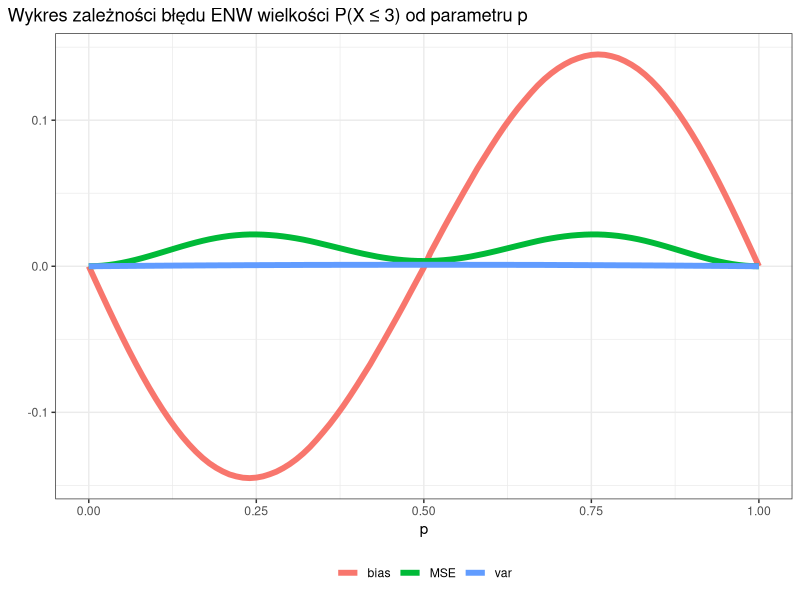
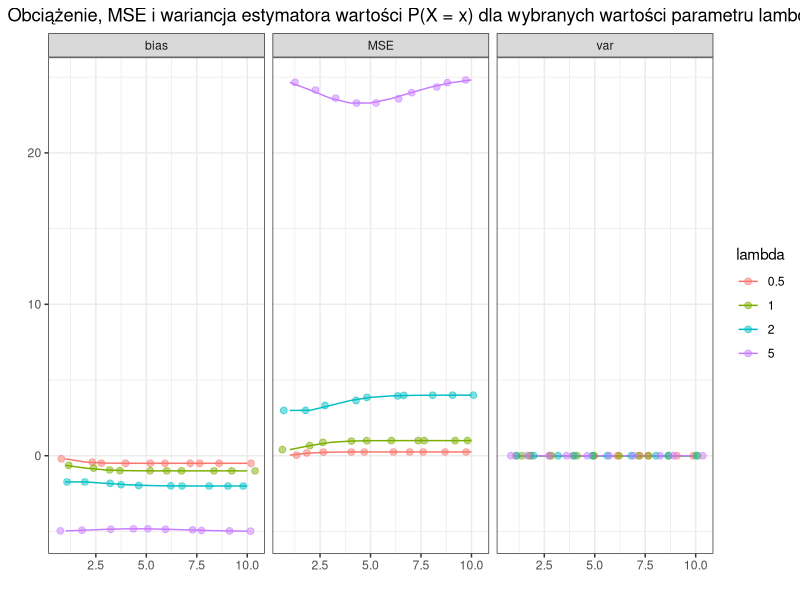
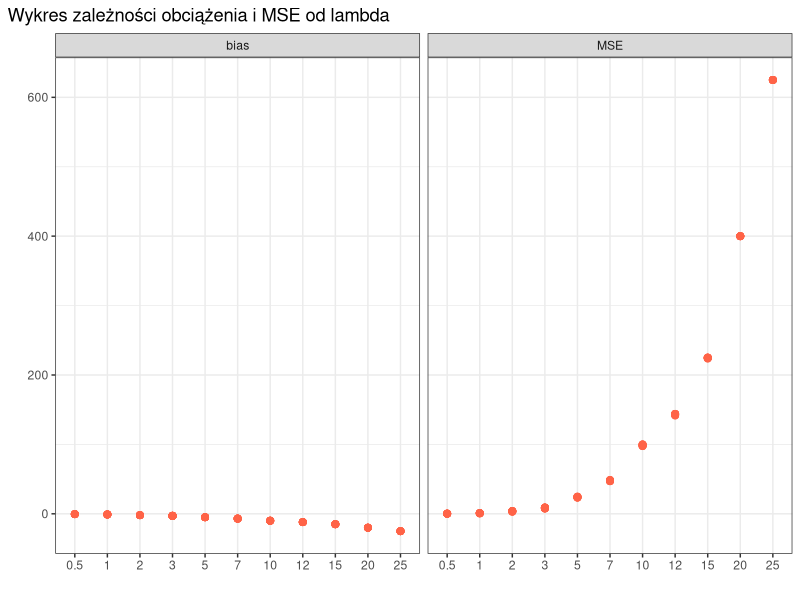
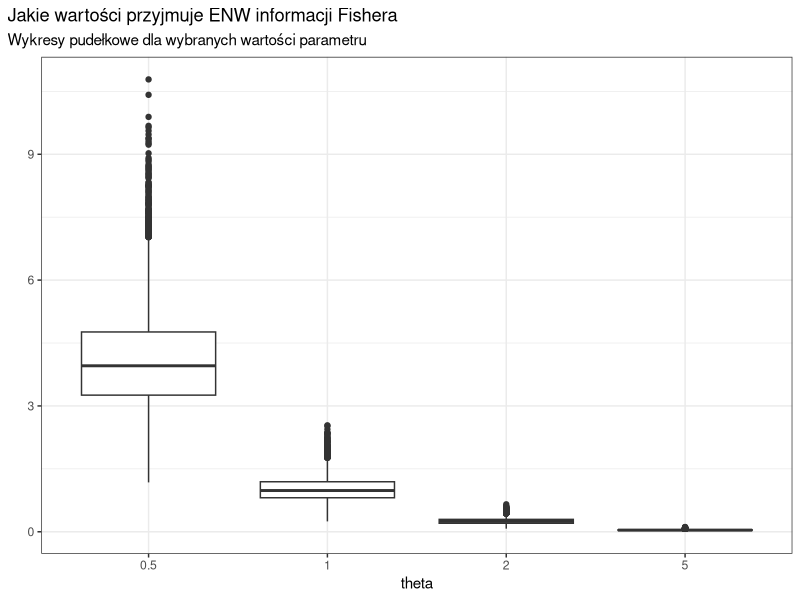
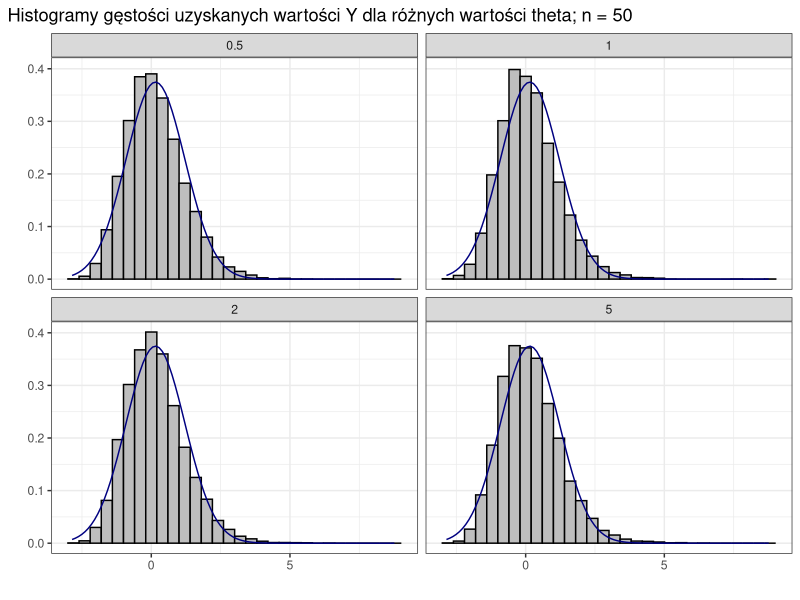
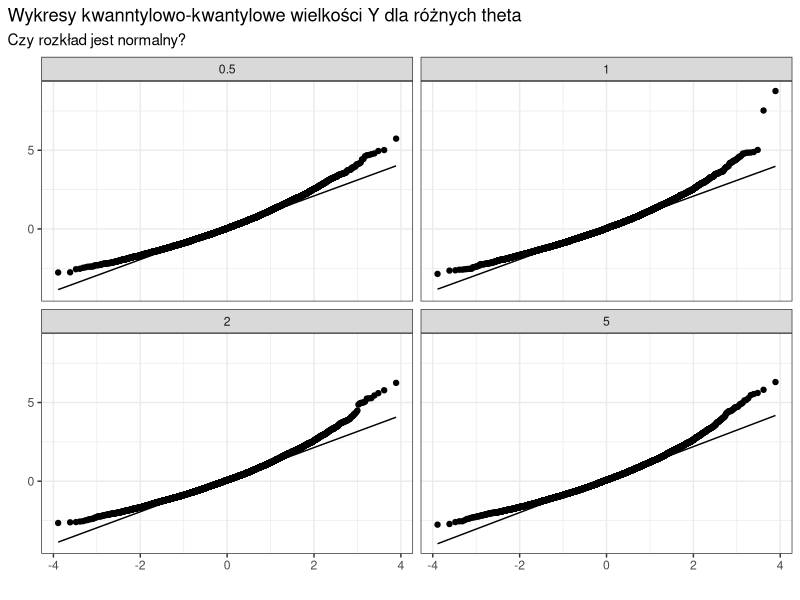

These charts were generated, in order, by the following R code:
## ---- chunk 1
knitr::opts_chunk$set(echo = TRUE)
library(tidyverse)
library(rmutil)
## ---- chunk 2
prob1 <- function(p){ # P(X >= 3) jako funkcja parametru p
  sum = 0
  for (k in 3:5){sum = sum + choose(5,k)*p^k*(1-p)^(5-k)}
  return (sum)
}

zadanie1 <- function(p, n = 50, iter = 10000, seed = 1){
  set.seed(seed)
  # tu będą dołączane średnie odsetki sukcesów kazdego z 10000 eksperymentów
  X <- numeric(0)
  for (i in 1:iter){
    sample <- rbinom(n, 5, p)
    X[i] <- mean(sample)/5
  }
  # jak wygląda rozkład estymatora?
  # hist(X, freq = FALSE, main = paste('Rozkład estymatora parametru p dla próby z rozkładu b(5,', p, ')', sep = ''))

  # obl. estymatora P(X >= 3) za pomocą funkcji prob1, patrz. twierdzenie z wykładu
  P <- sapply(X, prob1)
  # hist(P, freq = FALSE, main = paste('Rozkład estymatora P(X >= 3) dla próby z rozkładu b(5,', p, ')', sep = ''))
  
  results <- data.frame(p = p,
                        n = n,
                        MSE = do.call(function(x){mean((x-p)^2)}, list(P)), 
                        bias = do.call(function(x){mean(x-p)}, list(P)),
                        var = do.call(var, list(X)))
  return(results)
}

zad1.results <- data.frame(p = numeric(0), n = numeric(0), MSE = numeric(0), bias = numeric(0), var = numeric(0))
for (p in c(0:100/100)){
  zad1.results[nrow(zad1.results)+1, 1:ncol(zad1.results)] <- zadanie1(p, seed = 108)
}

# jak MSE zależy od p?
plot1 <- 
  zad1.results %>% 
  gather(key = 'funkcja', value = 'wynik', MSE, bias, var) %>% 
  group_by(funkcja) %>% 
  ggplot(aes(p, wynik)) + 
    geom_line(aes(col = funkcja), size = 2) + 
    theme_bw() +
    theme(plot.title.position = 'plot', 
          legend.position = "bottom", 
          legend.title = element_blank()) +
    labs(title = 'Wykres zależności błędu ENW wielkości P(X \u2264 3) od parametru p', x ='p', y = '')

# wyświetlam wyniki:
zad1.results %>% 
  filter(p %in% c(0.1, 0.3, 0.5, 0.9)) %>% 
  knitr::kable(caption = 'Tabela 1: Średni błąd kwadratowy, wariancja i obciążenie estymatora największej wiarogodności P dla wybranych wartości parametru')
## ---- chunk 3
plot1
## ---- chunk 4
zadanie2 <- function(l, n = 50, iter = 10000, seed = 1){
  set.seed(seed)
  results <- data.frame(x = numeric(0),
                        n = numeric(0),
                        lambda = numeric(0),
                        MSE = numeric(0),
                        bias = numeric(0),
                        var = numeric(0))
  
  # wektor na szacowane wartości lambda dla każdego z 10000 eksperymentów
  lambda <- numeric(0)
  # każdy eksperyment powtarzany jest dla 10 różnych wartości x
  for (x in 1:10){
    for (i in 1:iter){
      lambda[i] <- mean(rpois(n, l)) 
    }
    P <- dpois(x, lambda) 
    # doł. wyniki do dataframe z wynikami 
    results[nrow(results)+1, 1:ncol(results)] <- c(x = x,
                                                   n = n,
                 lambda = l,
                 MSE = do.call(function(x){mean((x-l)^2)}, list(P)),
                 bias = do.call(function(x){mean(x-l)}, list(P)),
                 var = do.call(var, list(P)))
  }
  return(results)
}

# wyniki dla różnych lambda i wykresy
zad2.results <- zadanie2(0.5) %>% rbind(zadanie2(1)) %>% rbind(zadanie2(2)) %>% rbind(zadanie2(5))

zad2.results %>% 
  mutate(lambda = factor(lambda)) %>% 
  gather(key = 'mb', value = 'w', MSE:var) %>% 
  ggplot(aes(x,w, col = lambda)) + 
  geom_line() + facet_wrap(~mb) + 
  geom_jitter(alpha = 0.5, size = 2) + 
  theme_bw() + 
  theme(plot.title.position = 'plot') +
  labs(title = 'Obciążenie, MSE i wariancja estymatora wartości P(X = x) dla wybranych wartości parametru lambda', x = '', y = '') 
## ---- chunk 5
zad2.results <- zad2.results %>% rbind(zadanie2(3)) %>% rbind(zadanie2(3)) %>% rbind(zadanie2(10)) %>% rbind(zadanie2(7)) %>% rbind(zadanie2(12)) %>% rbind(zadanie2(15)) %>% rbind(zadanie2(20)) %>% rbind(zadanie2(25))

zad2.results[-6] %>% 
  mutate(lambda = factor(lambda)) %>% 
  gather(key = 'mb', value = 'w', MSE:bias) %>% 
  ggplot(aes(x = lambda,y = w)) + 
  geom_point(size = 2, col = 'tomato') +
  theme_bw() + 
  theme(plot.title.position = 'plot') +
  labs(x = '', y = '', title = 'Wykres zależności obciążenia i MSE od lambda') +
  facet_wrap(~mb)
## ---- chunk 6
mle_beta1 <- function(X){
  n = length(X)
  return(-n/sum(log(X)))
}

fisher <- function(theta){return(1/theta^2)}
## ---- chunk 7
zadanie4_1 <- function(th, n = 50, iter = 10000, seed = 1){
  set.seed(seed)
  X <- numeric(0) # tu będą dołączane wyniki każdego z eksperymentów, czyli estymowane wartości Informacji Fishera
  for (i in 1:iter){
    sample <- rbeta(n, th, 1)
    mleX <- mle_beta1(sample)
    X[i] <- fisher(mleX)
  results <- data.frame(n = n,
                        theta = th,
                        MSE = do.call(function(X){mean((X-fisher(th))^2)}, list(X)), 
                        bias = do.call(function(X){mean(X-fisher(th))}, list(X)),
                        var = do.call(var, list(X)),
                        mean_I = mean(X),
                        real_I = fisher(th))
  }
  # w wyniku zwracam podsumowanie (results) oraz wektor obliczonych informacji Fishera, żeby rysować z niego boxplota
  return(list(results, X))
}
## ---- chunk 8
z4_1_05 <- zadanie4_1(0.5)
z4_1_1 <- zadanie4_1(1)
z4_1_2 <- zadanie4_1(2)
z4_1_5 <- zadanie4_1(5)
zad4_1.results <- rbind(z4_1_05[[1]], z4_1_1[[1]], z4_1_2[[1]], z4_1_5[[1]])
## ---- chunk 9
data.frame(theta = factor(rep(c(0.5, 1, 2, 5), each = 10000)), fisher = c(z4_1_05[[2]], z4_1_1[[2]], z4_1_2[[2]], z4_1_5[[2]])) %>% 
  ggplot(aes(x = theta, y = fisher, group = theta))+ 
  geom_boxplot() + 
  labs(x = 'theta', y = '', title = 'Jakie wartości przyjmuje ENW informacji Fishera',
         subtitle = 'Wykresy pudełkowe dla wybranych wartości parametru') +
  theme_bw() +
  theme(plot.title.position = 'plot')
## ---- chunk 10
zadanie4_2 <- function(th, n = 50, iter = 10000, seed = 38){
  # def. zmienna Y
  Y <- function(n, th, th_est, mean_I){
    return((th_est-th)*sqrt(n*mean_I))
  }
  # z wyników poprzedniego zadania wybiorę wartość średniej informacji fishera
  mean_I <- zad4_1.results %>% filter(n == n & theta == th) %>% pull(mean_I)
  # losowanie próby
  set.seed(seed)
  X <- numeric(0) # tu będą dołączane wyniki każdego z eksperymentów, wartości Y
  for (i in 1:iter){
    sample <- rbeta(n, th, 1)
    mleX <- mle_beta1(sample)
    X[i] <- Y(n, th, mleX, mean_I)
  }
  return(X)
}

Y50_05 <- zadanie4_2(0.5)
Y50_1 <- zadanie4_2(1)
Y50_2 <- zadanie4_2(2)
Y50_5 <- zadanie4_2(5)

# tworzę dataframe ze wszystkimi wektorami Y do wykonania histogramów
Y.dtf <- data.frame(th = factor(rep(c(0.5, 1, 2, 5), each = 10000)),
                    n = factor(rep.int(50, 40000)),
                    y = c(Y50_05, Y50_1, Y50_2, Y50_5))

# obl. średnich i sd odpowiednich grup
Y.summary <-
  Y.dtf %>%
  group_by(th) %>%
  summarize(mean = mean(y), sd = sd(y))
knitr::kable(Y.summary, caption = 'Tabela 2: Porównanie średniej i wariancji Y dla różnych wartości parametru')
## ---- chunk 11
ggplot(Y.dtf) +
  geom_histogram(aes(x = y, y = ..density..), color = 'black', fill = 'grey') +
  labs(x = '', y = '', title = 'Histogramy gęstości uzyskanych wartości Y dla różnych wartości theta; n = 50') +
  theme_bw() +
  theme(plot.title.position = 'plot') +
  stat_function(fun = dnorm, col = 'navy', args = list(mean = mean(Y.dtf$y), sd = sd(Y.dtf$y))) +
  facet_wrap(~th)
## ---- chunk 12
ggplot(Y.dtf, aes(sample = y)) + geom_qq() + stat_qq_line() + facet_wrap(~th) +
  theme_bw() +
  theme(plot.title.position = 'plot') +
  labs(x = '', y = '', title = 'Wykresy kwanntylowo-kwantylowe wielkości Y dla różnych theta',
       subtitle = 'Czy rozkład jest normalny?')
## ---- chunk 13
z5 <- function(s, th, n = 50, iter = 10000, show_theta = FALSE, seed = 1){
  # ust. ziarno generatora
  set.seed(seed)
  # utworzenie wektorów wag do definicji theta3 i theta4
  an <- 0:n/n
  w1 <- rnorm(n) %>% (function(v){v/sum(v)}) 
  w2 <- dnorm(qnorm(an[-n])) - dnorm(qnorm(an[-1]))
  # utworzenie dataframe do dołączania wyników poszczególnych eksperymentów
  theta.dtf <- data.frame(th1 = numeric(0), 
                          th2 = numeric(0),
                          th3 = numeric(0),
                          th4 = numeric(0)) 
  # powtórzenie eksperymentu [iter] razy
  for (i in 1:iter){
    # losowanie próby z rozkładu normalnego
    X <- rlaplace(n, th, s)
    # tworzenie wektora wartości theta
    theta <- c(th1 = mean(X),
               th2 = median(X),
               th3 = do.call(function(x){w1%*%x}, list(X)),
               th4 = do.call(function(x){w2%*%sort(x)}, list(X)))
    # dołączenie nowych wartości theta do macierzy z wartościami theta iter x 4
    theta.dtf[i, 1:4] <- theta
  }
  # możemy w tym momencie sprawdzić jak wygląda theta.dtf ([iter] x 4)
  if (show_theta){print(head(theta.dtf, 4))}
  # def. odpowiednie funkcje
  MSE <- function(x){mean((x-th)^2)}
  bias <- function(x){mean(x-th)}
  # zwracamy podsumowanie jako wynik funkcji zadanie5
  data.frame(MSE = sapply(theta.dtf, MSE),
             bias = sapply(theta.dtf, bias),
             var = sapply(theta.dtf, var)) %>% return()
}

z5.50_1_1 <- z5(1,1)
z5.50_1_4 <- z5(1,4)
z5_50_2_1 <- z5(2,1)
knitr::kable(z5.50_1_1, caption = 'Tabela 4: Wyniki zadania 5c')
## ---- chunk 14
for (p in c(0:100/100)){
  zad1.results[nrow(zad1.results)+1, 1:ncol(zad1.results)] <- zadanie1(p, n = 10, seed = 108)
}
for (p in c(0:100/100)){
  zad1.results[nrow(zad1.results)+1, 1:ncol(zad1.results)] <- zadanie1(p, n = 100, seed = 108)
}
